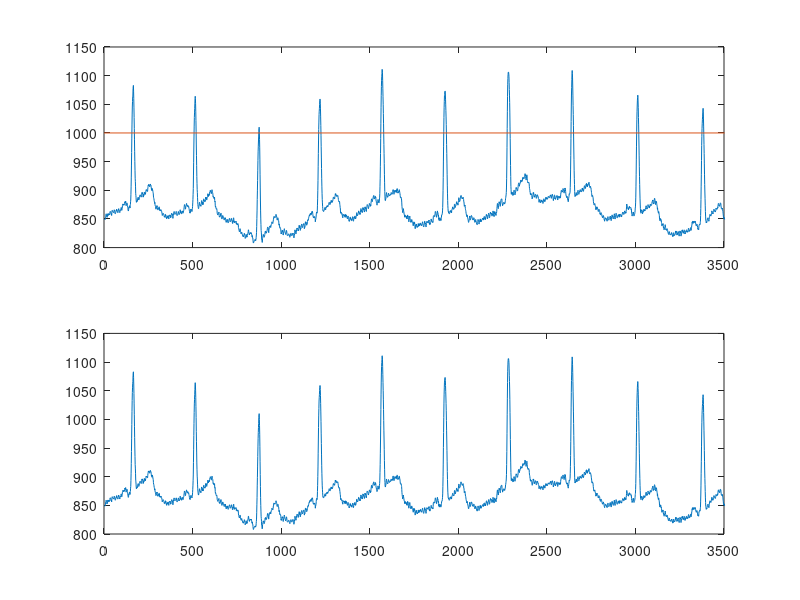

The MATLAB script that drew this image:
clear all;
clc;
load Sample_1;
load Sample_2;
Threshold=1000;
Data=Orig_Sig;
figure(1);
subplot(2,1,1);
plot(Data);
xlim([0 3500]);
hold on;
plot([0,length(Data)],[Threshold,Threshold]);
hold off;
Data(Data<Threshold)-Threshold;
subplot(2,1,2);
plot(Data);
[n,m]=findpeaks(Data);
xlim([0 3500]);